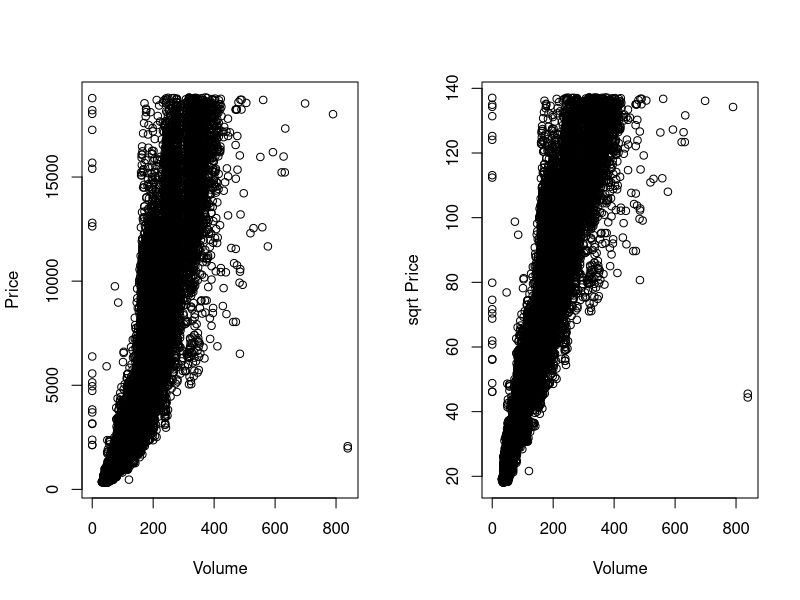
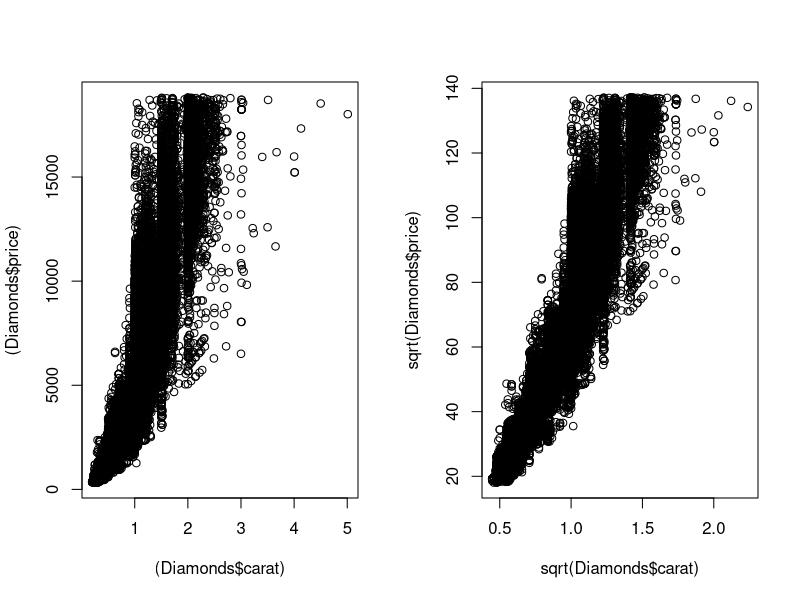
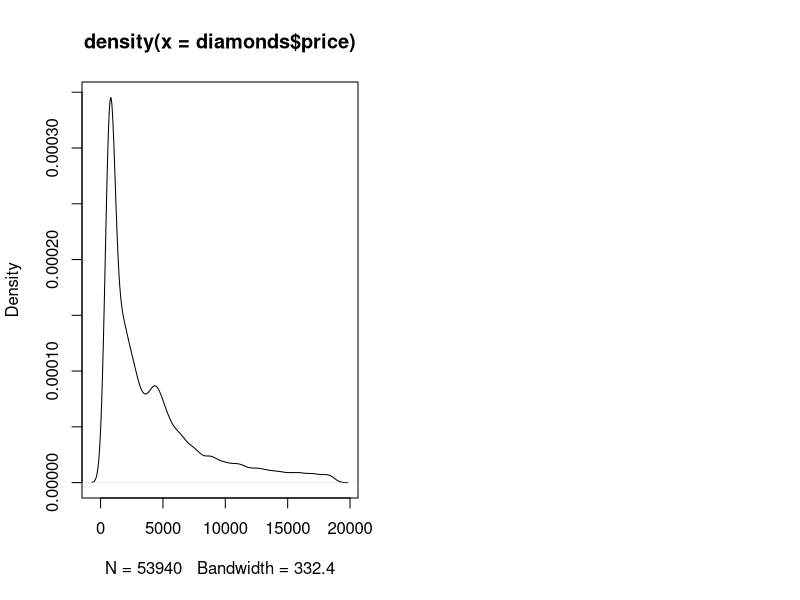
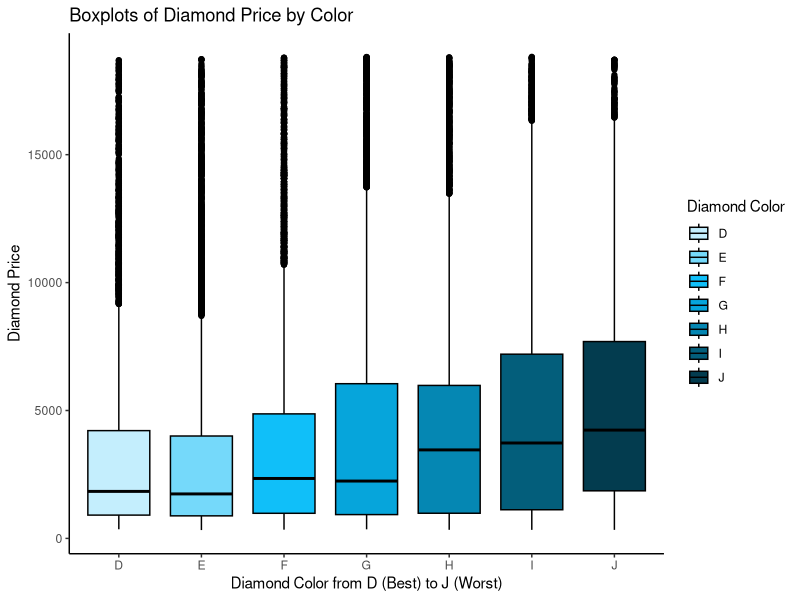
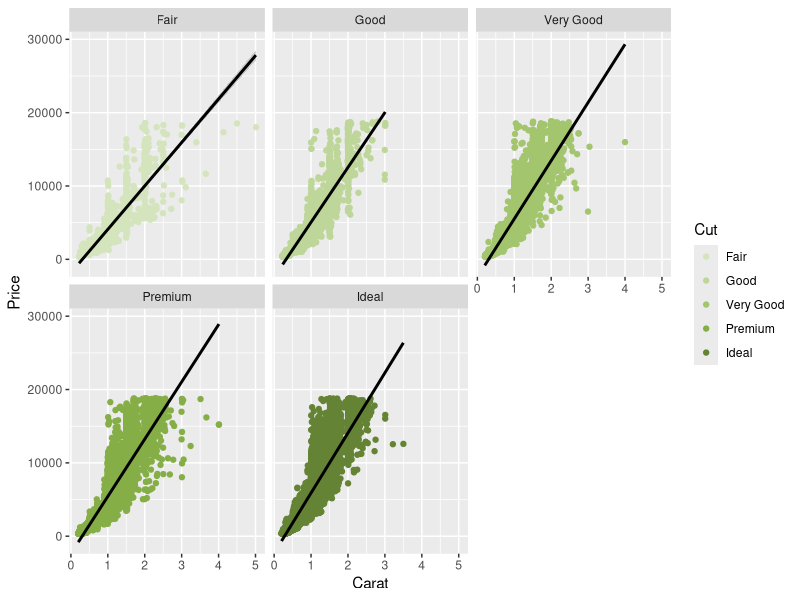

The R script that drew these images, in order:
## ---- chunk 1
knitr::opts_chunk$set(echo = TRUE)
library(tidyverse)
library(GGally)
## ---- chunk 2
Diamonds <- diamonds %>%
  mutate(volume = x * y * z)

Diamonds <- Diamonds %>%
  select(-c(x,y,z))

par(mfrow = c(1,2))
plot((Diamonds$volume[Diamonds$volume < 3000]),(Diamonds$price[Diamonds$volume < 3000]),
     xlab = "Volume", ylab = "Price")
plot((Diamonds$volume[Diamonds$volume < 3000]),sqrt(Diamonds$price[Diamonds$volume < 3000]),
     xlab = "Volume", ylab = "sqrt Price")

par(mfrow = c(1,2))
plot((Diamonds$carat),(Diamonds$price))
plot(sqrt(Diamonds$carat),sqrt(Diamonds$price))

plot(density(diamonds$price))
## ---- chunk 3
Diamonds %>%
  ggplot() +
  geom_boxplot(aes(x = color, y = price, fill = color), color = "black") +
  theme_classic() +
  xlab("Diamond Color from D (Best) to J (Worst)") + ylab("Diamond Price") +
  ggtitle("Boxplots of Diamond Price by Color") +
  scale_fill_manual(name = "Diamond Color",
                    values = c("#C4EEFD","#75D9FA","#10BFF9","#06A5DB","#0587B3","#035E7B", 
                               "#033C4F"))
## ---- chunk 4
ggplot(data = diamonds) +
  geom_jitter(mapping = aes(
    x = carat,
    y = price,
    color = cut
  )) + 
  geom_smooth(mapping = aes(
    x = carat,
    y = price,
  ),
  color = "black",
      method = "glm") +
scale_color_manual(values = c("#D4E4BC","#BED699","#A2C56D","#85AF46","#648334"),
                   name = "Cut") +
  xlab("Carat") + ylab("Price") +
facet_wrap(~cut)
## ---- chunk 5
model1 <- glm(price ~ carat, data = Diamonds)
# summary(model1)
model1AIC <- extractAIC(model1)[2]
model1AIC

model2 <- glm(price ~ carat + cut, data = Diamonds)
# summary(model2)
model2AIC <- extractAIC(model2)[2]
model2AIC

model3 <- glm(price ~ carat + cut + color, data = Diamonds)
# summary(model3)
model3AIC <- extractAIC(model3)[2]
model3AIC

model4 <- glm(price ~ carat + cut + color + clarity, data = Diamonds)
# summary(model4)
model4AIC <- extractAIC(model4)[2]
model4AIC

model5 <- glm(price ~ carat + cut + color + clarity + depth, data = Diamonds)
# summary(model5)
model5AIC <- extractAIC(model5)[2]
model5AIC

model6 <- glm(price ~ carat + cut + color + clarity + table, data = Diamonds)
# summary(model6)
model6AIC <- extractAIC(model6)[2]
model6AIC

model7 <- glm(price ~ carat + cut + color + clarity + volume, data = Diamonds)
# summary(model7)
model7AIC <- extractAIC(model7)[2]
model7AIC

model8 <- glm(price ~ carat + cut + color + clarity, data = Diamonds)
# summary(model8)
model8AIC <- extractAIC(model8)[2]
model8AIC
## ---- chunk 6
quantile(diamonds$price)
Diamonds <- diamonds

Q1 <- quantile(diamonds$price, .25)

Q3 <- quantile(diamonds$price, .75)

IQR <- IQR(diamonds$price)

Diamonds <- Diamonds %>%
  mutate(volume = x * y * z,
         expensive = case_when(
           diamonds$price > median(diamonds$price) ~ "1",
           diamonds$price <= median(diamonds$price) ~ "0"
           ),
         cut = case_when(
           cut == "Ideal" ~ "1",
           cut == "Premium" ~ "2",
           cut == "Very Good" ~ "3",
           cut == "Good" ~ "4",
           cut == "Fair" ~ "5"
         ),
         color = case_when(
           color == "D" ~ "1",
           color == "E" ~ "2",
           color == "F" ~ "3",
           color == "G" ~ "4",
           color == "H" ~ "5",
           color == "I" ~ "6",
           color == "J" ~ "7"
         ),
         clarity = case_when(
           clarity == "IF" ~ "1",
           clarity == "VVS1" ~ "2",
           clarity == "VVS2" ~ "3",
           clarity == "VS1" ~ "4",
           clarity == "VS2" ~ "5",
           clarity == "SI1" ~ "6",
           clarity == "SI2" ~ "7",
           clarity == "I1" ~ "8"
         ),
         outlier = case_when(
           price < Q1 ~ "1",
           price > Q3 ~ "1",
           TRUE ~ "0"
         ))

Diamonds <- Diamonds %>%
  mutate(cut = as.factor(cut),
         color = as.factor(color),
         clarity = as.factor(clarity))

Diamonds <- Diamonds %>%
  mutate(cut = relevel(Diamonds$cut, ref = "5"),
         color = relevel(Diamonds$color, ref = "7"),
         clarity = relevel(Diamonds$clarity, ref = "8"))

Diamonds_no_outlier <- Diamonds %>%
  filter(outlier == "0")
## ---- chunk 7
model1 <- glm(as.factor(expensive) ~ (carat) + clarity, 
              family = binomial(link = "logit"), 
              data = Diamonds_no_outlier)
summary(model1)

exp(coef(model1))
